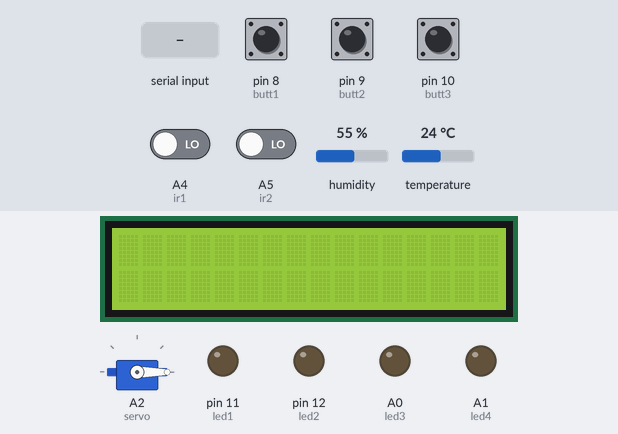
Recording of a sketch running on a simulated Arduino Nano, built with avr-gcc and run on an emulated ATmega328P. Shown: 16×2 character LCD, servo, output pins drawn as LEDs (lit = HIGH). The test bench sets the inputs (shaded band); at power-on: A4 (ir1), A5 (ir2), pin 8 (butt1), pin 9 (butt2), pin 10 (butt3) LOW, humidity 55 %, temperature 24 °C. What the sketch prints to the serial monitor is not drawn.

Above: at 2.5 s.
2.6 s: "1" received over Serial
At 3.1 s:
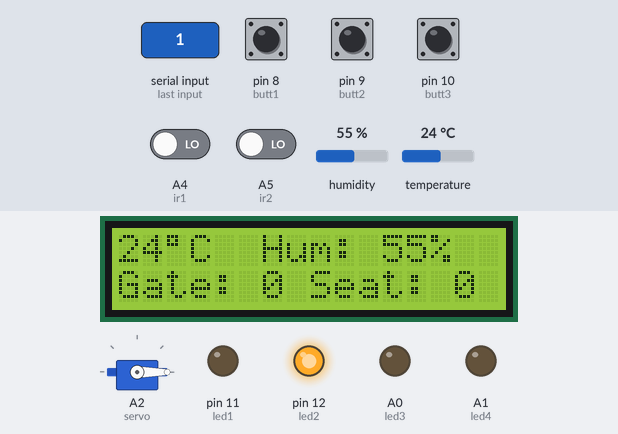
4.1 s: "0" received over Serial
5.6 s: "2" received over Serial
Timing chart, 0 to 8.6 s (numbered marks = the images above; inputs shaded):
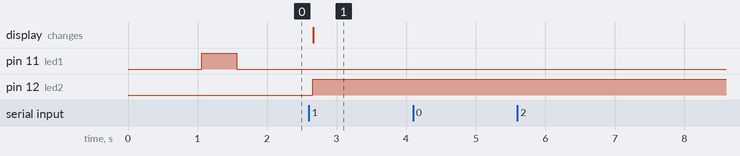

The sketch:

IoT_bus.ino
```cpp
#include <Servo.h>
#include <Adafruit_Sensor.h>
#include <DHT.h>
#include <DHT_U.h>
#include <LiquidCrystal.h>

#define DHTPIN A3
#define DHTTYPE DHT11
#define wifi Serial

#define ir1 A4
#define ir2 A5
#define led1 11
#define led2 12
#define led3 A0
#define led4 A1
#define butt1 8
#define butt2 9
#define butt3 10

Servo servo;
LiquidCrystal lcd(7, 6, 5, 4, 3, 2);
DHT_Unified dht(DHTPIN, DHTTYPE);

String wifiSSID = "Xioami Mi A1";
String wifiPASS = "AntorIsTheBest";
String HOST = "dcc-cse.000webhostapp.com";

byte temp, humidity, entered, fillupSeat;
bool activated, enterFlag, exitFlag;
byte seat[4];

void setup() {
  wifi.begin(115200);
  lcd.begin(16, 2);
  dht.begin();
  servo.attach(A2);

  pinMode(led1, OUTPUT);
  pinMode(led2, OUTPUT);
  pinMode(led3, OUTPUT);
  pinMode(led4, OUTPUT);
  pinMode(butt1, INPUT);
  pinMode(butt2, INPUT);
  pinMode(butt3, INPUT);
  delay(1000);

  servo.write(0);

  digitalWrite(led1, 1);
  delay(500);
  digitalWrite(led1, 0);

  wifi.println((String)"AT+CWJAP=\"" + wifiSSID + "\",\"" + wifiPASS + "\"");
  checkResponse();
}

void loop() {
  readDHT();

  lcd.setCursor(0, 0);
  lcd.print((String)temp + (char)223 + "C  Hum: " + humidity + "%  ");
  lcd.setCursor(0, 1);
  lcd.print((String)"Gate: " + entered + " Seat: " + fillupSeat + "   ");

  digitalWrite(led2, 1);

  if(!digitalRead(ir1) && digitalRead(ir2)){
    entered++;
    delay(500);
    if(entered == 4) {
      servo.write(90);
      delay(5000);
      digitalWrite(led2, 0);
      delay(500);
      digitalWrite(led2, 1);
      digitalWrite(led3, 1);
      delay(500);
      digitalWrite(led3, 0);
      servo.write(0);
      digitalWrite(led4, 1);
    }
  }
  if(digitalRead(ir1) && !digitalRead(ir2)){
    if(entered != 0) entered--;
    delay(500);
  }

  if(digitalRead(butt1)) seat[0] = 1;
  else seat[0] = 0;
  if(digitalRead(butt2)) seat[1] = 1;
  else seat[1] = 0;
  if(digitalRead(butt3)) seat[2] = 1;
  else seat[2] = 0;
  if(pressure()) seat[3] = 1;
  else seat[3] = 0;

  fillupSeat = 0;
  for(byte i = 0; i < 4; i++){
    if(seat[i] == 1) fillupSeat++;
  }

  send2Server();
}

bool mainSwitch(){
  int adc = analogRead(A6);
  if(adc < 1020) return 1;
  else return 0;
}

bool pressure(){
  int adc = analogRead(A7);
  if(adc < 950) return 1;
  else return 0;
}

void send2Server(){
  String post = (String)"GET /update_machine.php?&temp=" + temp + "&hum=" + humidity + "&gate=" + entered + "&seat=" + fillupSeat + " HTTP/1.1";
  int index = post.length() + 56;

  wifi.println("AT+CIPMUX=0");
  checkResponse();
  wifi.println("AT+CIPSTART=\"TCP\",\"" + HOST + "\",80");
  checkResponse();
  wifi.println((String)"AT+CIPSEND=" + index);
  checkResponse();
  wifi.println(post);  // 2
  wifi.println("HOST: " + HOST); // 8 + 25
  wifi.println("Connection: Close\r\n"); // 21
  checkResponse();
}

void checkResponse(){
  char r;
  while(!wifi.available());
  while(wifi.available()){
    r = wifi.read();
    //Serial.println(r);
  }
  delay(50);
}

void readDHT(){
  sensors_event_t event;
  dht.temperature().getEvent(&event);
  if (!isnan(event.temperature)) temp = event.temperature;
  dht.humidity().getEvent(&event);
  if (!isnan(event.relative_humidity)) humidity = event.relative_humidity;
}
```

Measured:
- after the input at 2.6 s, pin 12 (led2): LOW → HIGH after 0.06 s; the display: changes after 0.06 s (image 1)
- after the input at 4.1 s, every drawn part: stays the same
- after the input at 5.6 s, every drawn part: stays the same
